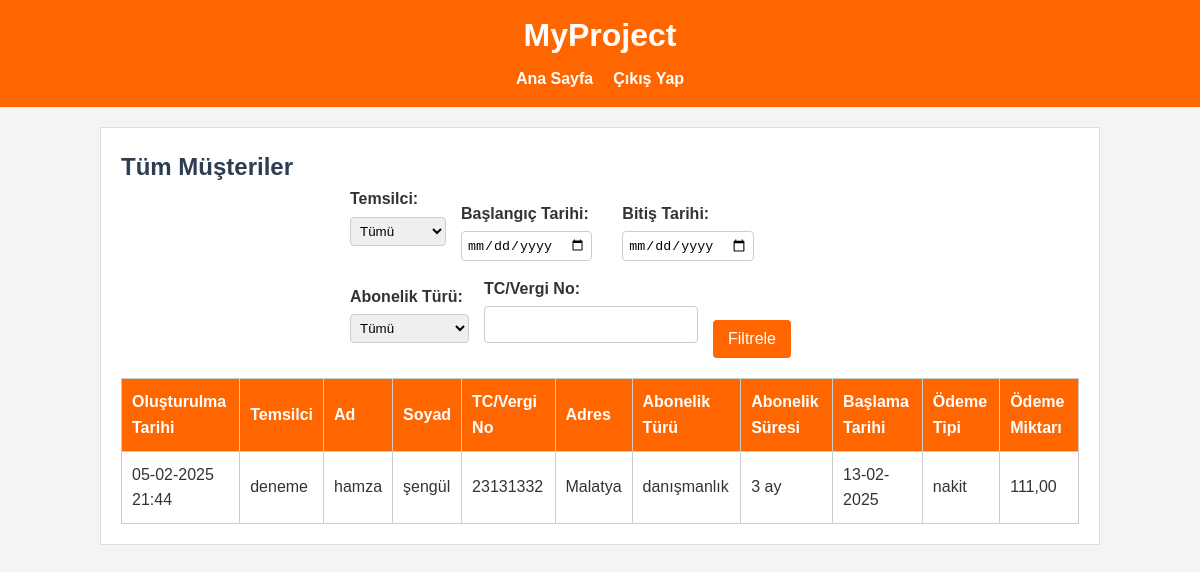
Page /admin-customer-dashboard/ (signed in) on the earlier database version.
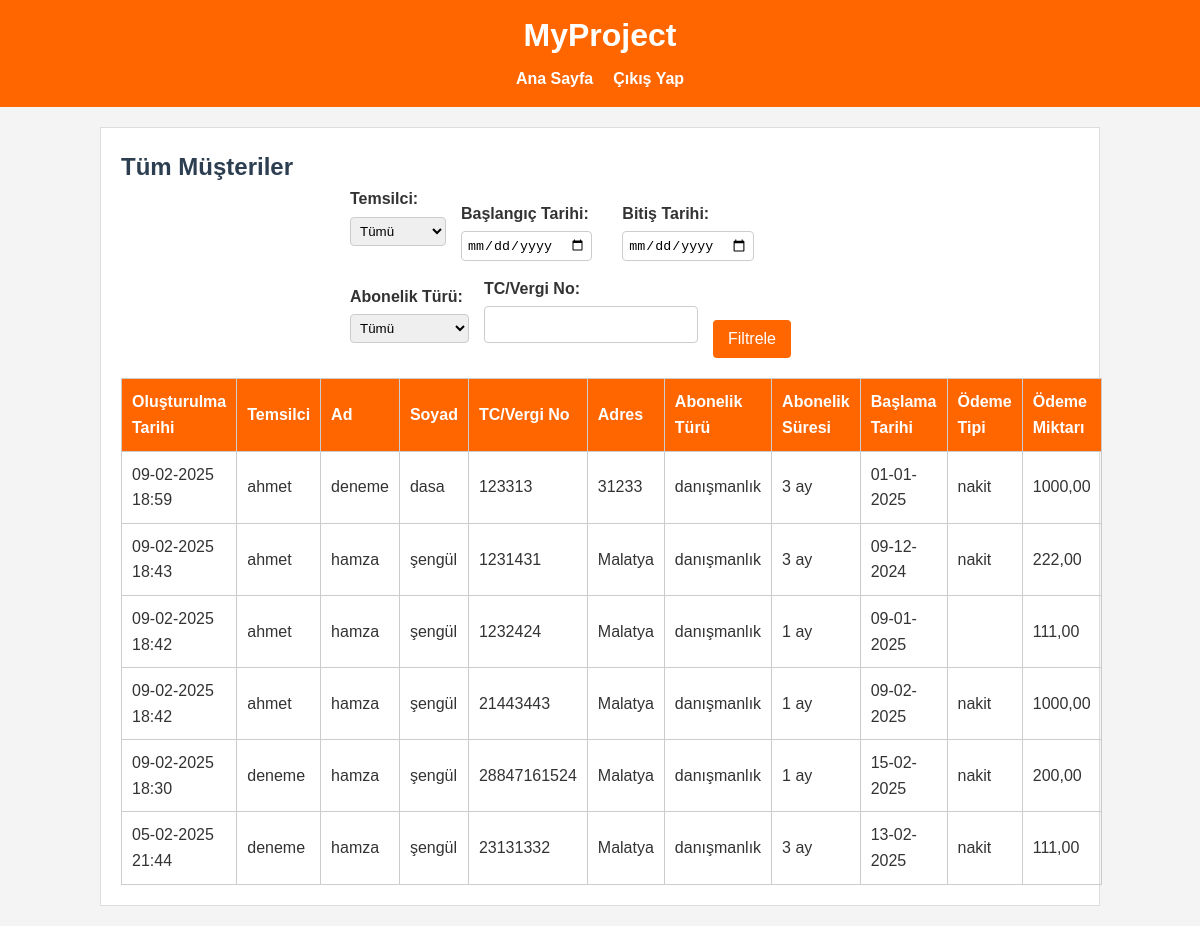
Same page on the later database version.
### core/models.py (models this page shows, shortened)
class Customer(models.Model):
    representative = models.ForeignKey(User, on_delete=models.CASCADE, related_name='customers', verbose_name="Temsilci")
    first_name = models.CharField(max_length=30, verbose_name="Ad")
    last_name = models.CharField(max_length=30, verbose_name="Soyad")
    identifier = models.CharField(max_length=50, verbose_name="TC / Vergi No")
    tax_address = models.CharField(max_length=50, blank=True, null=True, verbose_name="Vergi Adresi")
    address = models.TextField(verbose_name="Adres")
    subscription_type = models.ForeignKey(SubscriptionType, on_delete=models.SET_NULL, null=True, blank=True, verbose_name="Abonelik Türü")
    subscription_duration = models.ForeignKey(SubscriptionDuration, on_delete=models.SET_NULL, null=True, blank=True, verbose_name="Abonelik Süresi")
    subscription_start_date = models.DateField(null=True, blank=True, verbose_name="Aboneliğin Başlama Tarihi")
    payment_method = models.ForeignKey(PaymentMethod, on_delete=models.SET_NULL, null=True, blank=True, verbose_name="Ödeme Tipi")
    payment_amount = models.DecimalField(max_digits=10, decimal_places=2, null=True, blank=True, verbose_name="Ödeme Miktarı")
    detail = models.TextField(blank=True, null=True, verbose_name="Detay Açıklama")
    created_at = models.DateTimeField(auto_now_add=True, verbose_name="Oluşturulma Tarihi")
    class Meta:
        verbose_name = "Müşteri"
        verbose_name_plural = "Müşteriler"
        ordering = ['-created_at']

class SubscriptionType(models.Model):
    name = models.CharField(max_length=100, verbose_name="Abonelik Türü")
    created_at = models.DateTimeField(auto_now_add=True)
    class Meta:
        verbose_name = "Abonelik Türü"
        verbose_name_plural = "Abonelik Türleri"

class SubscriptionDuration(models.Model):
    name = models.CharField(max_length=100, verbose_name="Abonelik Süresi")
    created_at = models.DateTimeField(auto_now_add=True)
    class Meta:
        verbose_name = "Abonelik Süresi"
        verbose_name_plural = "Abonelik Süreleri"

class PaymentMethod(models.Model):
    name = models.CharField(max_length=100, verbose_name="Ödeme Yöntemi")
    created_at = models.DateTimeField(auto_now_add=True)
    class Meta:
        verbose_name = "Ödeme Yöntemi"
        verbose_name_plural = "Ödeme Yöntemleri"

### core/views.py (the view)
# urls.py: path('admin-customer-dashboard/', views.admin_customer_dashboard, name='admin_customer_dashboard'),
@login_required
@user_passes_test(lambda u: u.is_superuser)
def admin_customer_dashboard(request):
    customers = Customer.objects.select_related(
        'representative', 'subscription_type', 'subscription_duration', 'payment_method'
    ).order_by('-created_at')
    rep_id = request.GET.get('representative')
    date_start = request.GET.get('date_start')
    date_end = request.GET.get('date_end')
    subscription_type_id = request.GET.get('subscription_type')
    identifier = request.GET.get('identifier')
    if rep_id:
        customers = customers.filter(representative__id=rep_id)
    if date_start:
        try:
            date_start_parsed = datetime.strptime(date_start, "%Y-%m-%d")
            customers = customers.filter(created_at__gte=date_start_parsed)
        except ValueError:
            pass
    if date_end:
        try:
            date_end_parsed = datetime.strptime(date_end, "%Y-%m-%d")
            customers = customers.filter(created_at__lte=date_end_parsed)
        except ValueError:
            pass
    if subscription_type_id:
        customers = customers.filter(subscription_type__id=subscription_type_id)
    if identifier:
        customers = customers.filter(identifier__icontains=identifier)
    paginator = Paginator(customers, 10)
    page = request.GET.get('page')
    try:
        customers_page = paginator.page(page)
    except PageNotAnInteger:
        customers_page = paginator.page(1)
    except EmptyPage:
        customers_page = paginator.page(paginator.num_pages)
    representatives = Customer.objects.values('representative__id', 'representative__username').distinct()
    subscription_types = SubscriptionType.objects.all()
    filter_params = {
        'representative': rep_id or '',
        'date_start': date_start or '',
        'date_end': date_end or '',
        'subscription_type': subscription_type_id or '',
        'identifier': identifier or '',
    }
    context = {
        'customers': customers_page,
        'representatives': representatives,
        'subscription_types': subscription_types,
        'filter_params': filter_params,
        'paginator': paginator,
        'page_obj': customers_page,
        'is_paginated': customers_page.has_other_pages(),
    }
    return render(request, 'core/admin_customer_dashboard.html', context)

### core/templates/core/admin_customer_dashboard.html (shortened to what this page needs)
{% extends 'core/base.html' %}
{% block content %}
<h2>Tüm Müşteriler</h2>
<form method="get" class="filter-form" style="margin-bottom:20px;">
  <div class="filter-group">
    <label for="representative">Temsilci:</label>
    <select name="representative" id="representative">
      <option value="">Tümü</option>
    </select>
  </div>
  <div class="filter-group">
    <label for="date_start">Başlangıç Tarihi:</label>
    <input type="date" name="date_start" id="date_start" value="{{ filter_params.date_start }}">
  </div>
  <div class="filter-group">
    <label for="date_end">Bitiş Tarihi:</label>
    <input type="date" name="date_end" id="date_end" value="{{ filter_params.date_end }}">
  </div>
  <div class="filter-group">
    <label for="subscription_type">Abonelik Türü:</label>
    <select name="subscription_type" id="subscription_type">
      <option value="">Tümü</option>
    </select>
  </div>
  <div class="filter-group">
    <label for="identifier">TC/Vergi No:</label>
    <input type="text" name="identifier" id="identifier" value="{{ filter_params.identifier }}">
  </div>
  <div class="filter-group">
    <button type="submit" class="btn">Filtrele</button>
  </div>
</form>
<table>
  <thead>
    <tr>
      <th>Oluşturulma Tarihi</th>
      <th>Temsilci</th>
      <th>Ad</th>
      <th>Soyad</th>
      <th>TC/Vergi No</th>
      <th>Adres</th>
      <th>Abonelik Türü</th>
      <th>Abonelik Süresi</th>
      <th>Başlama Tarihi</th>
      <th>Ödeme Tipi</th>
      <th>Ödeme Miktarı</th>
    </tr>
  </thead>
  <tbody>
    {% for customer in customers %}
      <tr>
         <td>{{ customer.created_at|date:"d-m-Y H:i" }}</td>
         <td>{{ customer.representative.username }}</td>
         <td>{{ customer.first_name }}</td>
         <td>{{ customer.last_name }}</td>
         <td>{{ customer.identifier }}</td>
         <td>{{ customer.address }}</td>
         <td>{% if customer.subscription_type %}{{ customer.subscription_type.name }}{% endif %}</td>
         <td>{% if customer.subscription_duration %}{{ customer.subscription_duration.name }}{% endif %}</td>
         <td>{% if customer.subscription_start_date %}{{ customer.subscription_start_date|date:"d-m-Y" }}{% endif %}</td>
         <td>{% if customer.payment_method %}{{ customer.payment_method.name }}{% endif %}</td>
         <td>{{ customer.payment_amount }}</td>
      </tr>
    {% empty %}
      <tr>
         <td colspan="11">Hiç müşteri bulunamadı.</td>
      </tr>
    {% endfor %}
  </tbody>
</table>
{% endblock %}

### core/templates/core/base.html (shortened to what this page needs)
{% load static %}
<!DOCTYPE html>
<html lang="tr">
<head>
    <link rel="stylesheet" href="{% static 'core/css/style.css' %}">
</head>
<body>
    <header>
        <h1>MyProject</h1>
        <nav>
            <ul>
                {% if user.is_authenticated %}
                    {% if user.is_superuser %}
                        <li><a href="{% url 'admin_dashboard' %}">Ana Sayfa</a></li>
                    {% else %}
                        <li><a href="{% url 'representative_dashboard' %}">Ana Sayfa</a></li>
                    {% endif %}
                    <li><a href="{% url 'logout' %}">Çıkış Yap</a></li>
                {% else %}
                    <li><a href="{% url 'home' %}">Ana Sayfa</a></li>
                {% endif %}
            </ul>
        </nav>
    </header>
    <div class="container">
        {% block content %}
        {% endblock %}
    </div>
</body>
</html>

### core/static/core/css/style.css (style rules this page uses)
* { margin: 0; padding: 0; box-sizing: border-box; }
body { font-family: Arial, sans-serif; line-height: 1.6; background-color: #f4f4f4; color: #333; padding: 20px; }
header { background-color: #ff6600; color: #fff; padding: 10px 20px; text-align: center; }
nav ul { list-style: none; display: flex; justify-content: center; flex-wrap: wrap; }
nav ul li { margin: 5px 10px; }
nav ul li a { text-decoration: none; color: #fff; font-weight: bold; }
.container { max-width: 1000px; margin: 20px auto; background: #fff; padding: 20px; border: 1px solid #ddd; }
button, .btn { background-color: #ff6600; color: #fff; border: none; padding: 10px 15px; cursor: pointer; border-radius: 4px; font-size: 1em; transition: background-color 0.3s ease; }
form { max-width: 500px; margin: auto; }
form input[type="text"], form input[type="password"], form select { width: 100%; padding: 10px; margin-bottom: 15px; border: 1px solid #ccc; border-radius: 4px; }
form label { margin-bottom: 5px; display: block; font-weight: bold; }
table { width: 100%; border-collapse: collapse; margin-top: 20px; }
table th, table td { padding: 10px; border: 1px solid #ccc; text-align: left; }
table th { background-color: #ff6600; color: #fff; }
.filter-form label { margin-right: 5px; font-weight: bold; }
.filter-form input, .filter-form select { margin-right: 15px; padding: 5px; border: 1px solid #ccc; border-radius: 4px; }
.filter-form { display: flex; flex-wrap: wrap; align-items: flex-end; gap: 15px; margin-bottom: 20px; }
.filter-group { display: flex; flex-direction: column; }
.filter-group label { margin-bottom: 5px; font-weight: bold; }

### core/templates/core/base.html (style rules this page uses)
body { font-family: 'Arial', sans-serif; margin: 0; padding: 0; background-color: #f4f4f4; color: #333; }
h2 { color: #2c3e50; }

Differences in the rows shown:
added Customer: created_at "09-02-2025 18:59", representative.username "ahmet", first_name "deneme", last_name "dasa", identifier "123313", address "31233", subscription_type.name "danışmanlık", subscription_duration.name "3 ay", subscription_start_date "01-01-2025", payment_method.name "nakit", payment_amount "1000,00"
added Customer: created_at "09-02-2025 18:43", representative.username "ahmet", first_name "hamza", last_name "şengül", identifier "1231431", address "Malatya", subscription_type.name "danışmanlık", subscription_duration.name "3 ay", subscription_start_date "09-12-2024", payment_method.name "nakit", payment_amount "222,00"
added Customer: created_at "09-02-2025 18:42", representative.username "ahmet", first_name "hamza", last_name "şengül", identifier "1232424", address "Malatya", subscription_type.name "danışmanlık", subscription_duration.name "1 ay", subscription_start_date "09-01-2025", payment_amount "111,00"
added Customer: created_at "09-02-2025 18:42", representative.username "ahmet", first_name "hamza", last_name "şengül", identifier "21443443", address "Malatya", subscription_type.name "danışmanlık", subscription_duration.name "1 ay", subscription_start_date "09-02-2025", payment_method.name "nakit", payment_amount "1000,00"
added Customer: created_at "09-02-2025 18:30", representative.username "deneme", first_name "hamza", last_name "şengül", identifier "28847161524", address "Malatya", subscription_type.name "danışmanlık", subscription_duration.name "1 ay", subscription_start_date "15-02-2025", payment_method.name "nakit", payment_amount "200,00"
